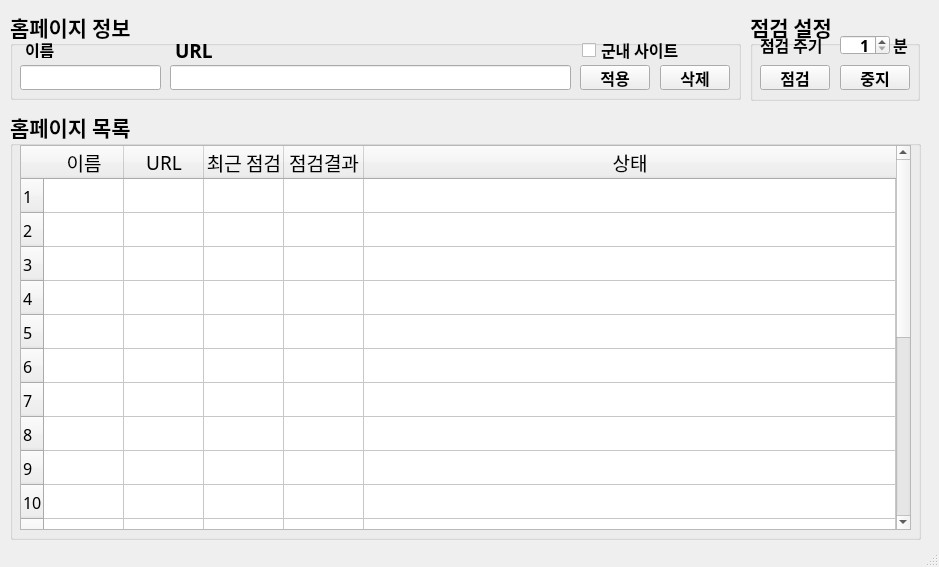
<?xml version="1.0" encoding="UTF-8"?>
<ui version="4.0">
 <class>wacp</class>
 <widget class="QMainWindow" name="wacp">
  <property name="enabled">
   <bool>true</bool>
  </property>
  <property name="geometry">
   <rect>
    <x>0</x>
    <y>0</y>
    <width>939</width>
    <height>567</height>
   </rect>
  </property>
  <property name="font">
   <font>
    <family>나눔고딕</family>
    <pointsize>10</pointsize>
   </font>
  </property>
  <property name="windowTitle">
   <string>WACP by Lee</string>
  </property>
  <property name="windowIcon">
   <iconset>
    <normaloff>lccc.png</normaloff>lccc.png</iconset>
  </property>
  <property name="layoutDirection">
   <enum>Qt::LeftToRight</enum>
  </property>
  <property name="tabShape">
   <enum>QTabWidget::Triangular</enum>
  </property>
  <widget class="QWidget" name="centralwidget">
   <widget class="QGroupBox" name="sitelist">
    <property name="geometry">
     <rect>
      <x>10</x>
      <y>110</y>
      <width>911</width>
      <height>430</height>
     </rect>
    </property>
    <property name="font">
     <font>
      <family>나눔고딕</family>
      <pointsize>16</pointsize>
      <weight>75</weight>
      <bold>true</bold>
     </font>
    </property>
    <property name="title">
     <string>홈페이지 목록</string>
    </property>
    <widget class="QTableWidget" name="sitetable">
     <property name="geometry">
      <rect>
       <x>10</x>
       <y>35</y>
       <width>891</width>
       <height>385</height>
      </rect>
     </property>
     <property name="font">
      <font>
       <family>나눔고딕</family>
       <pointsize>12</pointsize>
       <weight>50</weight>
       <bold>false</bold>
      </font>
     </property>
     <property name="layoutDirection">
      <enum>Qt::LeftToRight</enum>
     </property>
     <property name="autoScroll">
      <bool>true</bool>
     </property>
     <property name="editTriggers">
      <set>QAbstractItemView::NoEditTriggers</set>
     </property>
     <property name="dragEnabled">
      <bool>true</bool>
     </property>
     <property name="textElideMode">
      <enum>Qt::ElideMiddle</enum>
     </property>
     <property name="showGrid">
      <bool>true</bool>
     </property>
     <property name="gridStyle">
      <enum>Qt::SolidLine</enum>
     </property>
     <property name="sortingEnabled">
      <bool>false</bool>
     </property>
     <property name="wordWrap">
      <bool>true</bool>
     </property>
     <property name="cornerButtonEnabled">
      <bool>true</bool>
     </property>
     <property name="rowCount">
      <number>20</number>
     </property>
     <property name="columnCount">
      <number>5</number>
     </property>
     <attribute name="horizontalHeaderVisible">
      <bool>true</bool>
     </attribute>
     <attribute name="horizontalHeaderCascadingSectionResizes">
      <bool>false</bool>
     </attribute>
     <attribute name="horizontalHeaderDefaultSectionSize">
      <number>80</number>
     </attribute>
     <attribute name="horizontalHeaderMinimumSectionSize">
      <number>20</number>
     </attribute>
     <attribute name="horizontalHeaderStretchLastSection">
      <bool>true</bool>
     </attribute>
     <attribute name="verticalHeaderCascadingSectionResizes">
      <bool>false</bool>
     </attribute>
     <row/>
     <row/>
     <row/>
     <row/>
     <row/>
     <row/>
     <row/>
     <row/>
     <row/>
     <row/>
     <row/>
     <row/>
     <row/>
     <row/>
     <row/>
     <row/>
     <row/>
     <row/>
     <row/>
     <row/>
     <column>
      <property name="text">
       <string>이름</string>
      </property>
      <property name="font">
       <font>
        <family>나눔고딕</family>
        <pointsize>14</pointsize>
        <weight>50</weight>
        <bold>false</bold>
       </font>
      </property>
     </column>
     <column>
      <property name="text">
       <string>URL</string>
      </property>
      <property name="font">
       <font>
        <family>나눔고딕</family>
        <pointsize>14</pointsize>
        <weight>50</weight>
        <bold>false</bold>
       </font>
      </property>
     </column>
     <column>
      <property name="text">
       <string>최근 점검</string>
      </property>
      <property name="font">
       <font>
        <family>나눔고딕</family>
        <pointsize>14</pointsize>
        <weight>50</weight>
        <bold>false</bold>
       </font>
      </property>
     </column>
     <column>
      <property name="text">
       <string>점검결과</string>
      </property>
      <property name="font">
       <font>
        <family>나눔고딕</family>
        <pointsize>14</pointsize>
        <weight>50</weight>
        <bold>false</bold>
       </font>
      </property>
     </column>
     <column>
      <property name="text">
       <string>상태</string>
      </property>
      <property name="font">
       <font>
        <family>나눔고딕</family>
        <pointsize>14</pointsize>
       </font>
      </property>
     </column>
    </widget>
   </widget>
   <widget class="QGroupBox" name="home_info">
    <property name="enabled">
     <bool>true</bool>
    </property>
    <property name="geometry">
     <rect>
      <x>10</x>
      <y>10</y>
      <width>731</width>
      <height>90</height>
     </rect>
    </property>
    <property name="font">
     <font>
      <family>나눔고딕</family>
      <pointsize>16</pointsize>
      <weight>75</weight>
      <bold>true</bold>
     </font>
    </property>
    <property name="title">
     <string>홈페이지 정보</string>
    </property>
    <widget class="QLineEdit" name="home_name">
     <property name="geometry">
      <rect>
       <x>10</x>
       <y>55</y>
       <width>141</width>
       <height>25</height>
      </rect>
     </property>
     <property name="font">
      <font>
       <family>나눔고딕</family>
       <pointsize>14</pointsize>
       <weight>50</weight>
       <bold>false</bold>
      </font>
     </property>
    </widget>
    <widget class="QLineEdit" name="home_url">
     <property name="geometry">
      <rect>
       <x>160</x>
       <y>55</y>
       <width>401</width>
       <height>25</height>
      </rect>
     </property>
     <property name="font">
      <font>
       <family>나눔고딕</family>
       <pointsize>14</pointsize>
       <weight>50</weight>
       <bold>false</bold>
      </font>
     </property>
    </widget>
    <widget class="QLabel" name="label_name">
     <property name="geometry">
      <rect>
       <x>15</x>
       <y>32</y>
       <width>58</width>
       <height>16</height>
      </rect>
     </property>
     <property name="font">
      <font>
       <family>나눔고딕</family>
       <pointsize>12</pointsize>
       <weight>75</weight>
       <bold>true</bold>
      </font>
     </property>
     <property name="text">
      <string>이름</string>
     </property>
    </widget>
    <widget class="QLabel" name="label_url">
     <property name="geometry">
      <rect>
       <x>165</x>
       <y>32</y>
       <width>58</width>
       <height>16</height>
      </rect>
     </property>
     <property name="font">
      <font>
       <family>나눔고딕</family>
       <pointsize>14</pointsize>
       <weight>75</weight>
       <bold>true</bold>
      </font>
     </property>
     <property name="text">
      <string>URL</string>
     </property>
    </widget>
    <widget class="QPushButton" name="home_apply">
     <property name="geometry">
      <rect>
       <x>570</x>
       <y>55</y>
       <width>70</width>
       <height>25</height>
      </rect>
     </property>
     <property name="font">
      <font>
       <family>나눔고딕</family>
       <pointsize>12</pointsize>
       <weight>75</weight>
       <bold>true</bold>
      </font>
     </property>
     <property name="text">
      <string>적용</string>
     </property>
    </widget>
    <widget class="QPushButton" name="home_delete">
     <property name="geometry">
      <rect>
       <x>650</x>
       <y>55</y>
       <width>70</width>
       <height>25</height>
      </rect>
     </property>
     <property name="font">
      <font>
       <family>나눔고딕</family>
       <pointsize>12</pointsize>
       <weight>75</weight>
       <bold>true</bold>
      </font>
     </property>
     <property name="text">
      <string>삭제</string>
     </property>
    </widget>
    <widget class="QCheckBox" name="check_af">
     <property name="geometry">
      <rect>
       <x>572</x>
       <y>25</y>
       <width>101</width>
       <height>30</height>
      </rect>
     </property>
     <property name="font">
      <font>
       <family>나눔고딕</family>
       <pointsize>12</pointsize>
       <weight>75</weight>
       <bold>true</bold>
      </font>
     </property>
     <property name="text">
      <string>군내 사이트</string>
     </property>
    </widget>
   </widget>
   <widget class="QGroupBox" name="check_config">
    <property name="geometry">
     <rect>
      <x>750</x>
      <y>10</y>
      <width>170</width>
      <height>91</height>
     </rect>
    </property>
    <property name="font">
     <font>
      <family>나눔고딕</family>
      <pointsize>16</pointsize>
      <weight>75</weight>
      <bold>true</bold>
     </font>
    </property>
    <property name="title">
     <string>점검 설정</string>
    </property>
    <widget class="QSpinBox" name="spin_cycle">
     <property name="geometry">
      <rect>
       <x>90</x>
       <y>25</y>
       <width>50</width>
       <height>20</height>
      </rect>
     </property>
     <property name="font">
      <font>
       <family>나눔고딕</family>
       <pointsize>12</pointsize>
       <weight>75</weight>
       <bold>true</bold>
      </font>
     </property>
     <property name="alignment">
      <set>Qt::AlignRight|Qt::AlignTrailing|Qt::AlignVCenter</set>
     </property>
     <property name="minimum">
      <number>1</number>
     </property>
     <property name="maximum">
      <number>10</number>
     </property>
     <property name="singleStep">
      <number>1</number>
     </property>
    </widget>
    <widget class="QLabel" name="label_cycle">
     <property name="geometry">
      <rect>
       <x>10</x>
       <y>25</y>
       <width>71</width>
       <height>20</height>
      </rect>
     </property>
     <property name="font">
      <font>
       <family>나눔고딕</family>
       <pointsize>12</pointsize>
       <weight>75</weight>
       <bold>true</bold>
      </font>
     </property>
     <property name="text">
      <string>점검 주기</string>
     </property>
    </widget>
    <widget class="QLabel" name="label_min">
     <property name="geometry">
      <rect>
       <x>143</x>
       <y>25</y>
       <width>21</width>
       <height>20</height>
      </rect>
     </property>
     <property name="font">
      <font>
       <family>나눔고딕</family>
       <pointsize>12</pointsize>
       <weight>75</weight>
       <bold>true</bold>
      </font>
     </property>
     <property name="text">
      <string>분</string>
     </property>
    </widget>
    <widget class="QPushButton" name="start">
     <property name="geometry">
      <rect>
       <x>10</x>
       <y>55</y>
       <width>70</width>
       <height>25</height>
      </rect>
     </property>
     <property name="font">
      <font>
       <family>나눔고딕</family>
       <pointsize>12</pointsize>
       <weight>75</weight>
       <bold>true</bold>
      </font>
     </property>
     <property name="text">
      <string>점검</string>
     </property>
    </widget>
    <widget class="QPushButton" name="stop">
     <property name="geometry">
      <rect>
       <x>90</x>
       <y>55</y>
       <width>70</width>
       <height>25</height>
      </rect>
     </property>
     <property name="font">
      <font>
       <family>나눔고딕</family>
       <pointsize>12</pointsize>
       <weight>75</weight>
       <bold>true</bold>
      </font>
     </property>
     <property name="text">
      <string>중지</string>
     </property>
    </widget>
   </widget>
  </widget>
  <widget class="QStatusBar" name="statusBar"/>
 </widget>
 <resources/>
 <connections/>
</ui>
